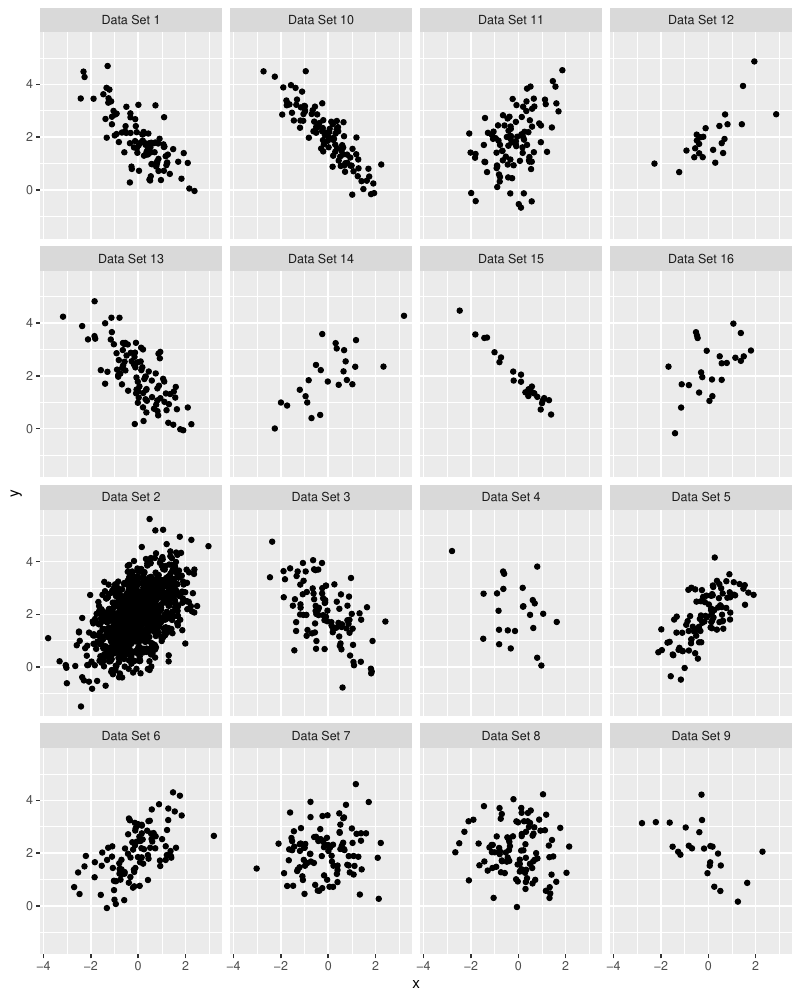

This chart was generated by the following R code:

# load packages
library(tidyverse)

# set seed for reprodicible random number generation
set.seed(1234)

# generate a collection of random data sets
n_data_sets <- 16
n <- c(25, 100, 1000)
df <- NULL
for (i in 1:n_data_sets) {
  r <- round(runif(1, -1, 1), 2)
  n0 <- sample(n, 1)
  V <- diag(2)
  V[1, 2] <- V[2, 1] <- r
  D <- MASS::mvrnorm(n0, mu = c(0, 2), Sigma = V)
  df0 <- data_frame(x = D[, 1], y = D[, 2], dataset = paste("Data Set", i))
  df <- bind_rows(df, df0)
}

gg <- ggplot(df, aes(x = x, y = y)) + 
  geom_point() + 
  facet_wrap(vars(dataset))
ggsave("r-test.pdf", plot = gg, height = 10, width = 8)

r_df <- df  %>%
  group_by(dataset) %>%
  summarize(r = cor(x,y)) %>%
  glimpse()

gg2 <- gg + geom_text(data = r_df, aes(x = Inf, y = Inf, label = paste("r = ", round(r, 2))),
               hjust = 1, vjust = 1)
ggsave("r-test-sol.pdf", plot = gg2, height = 10, width = 8)


                                